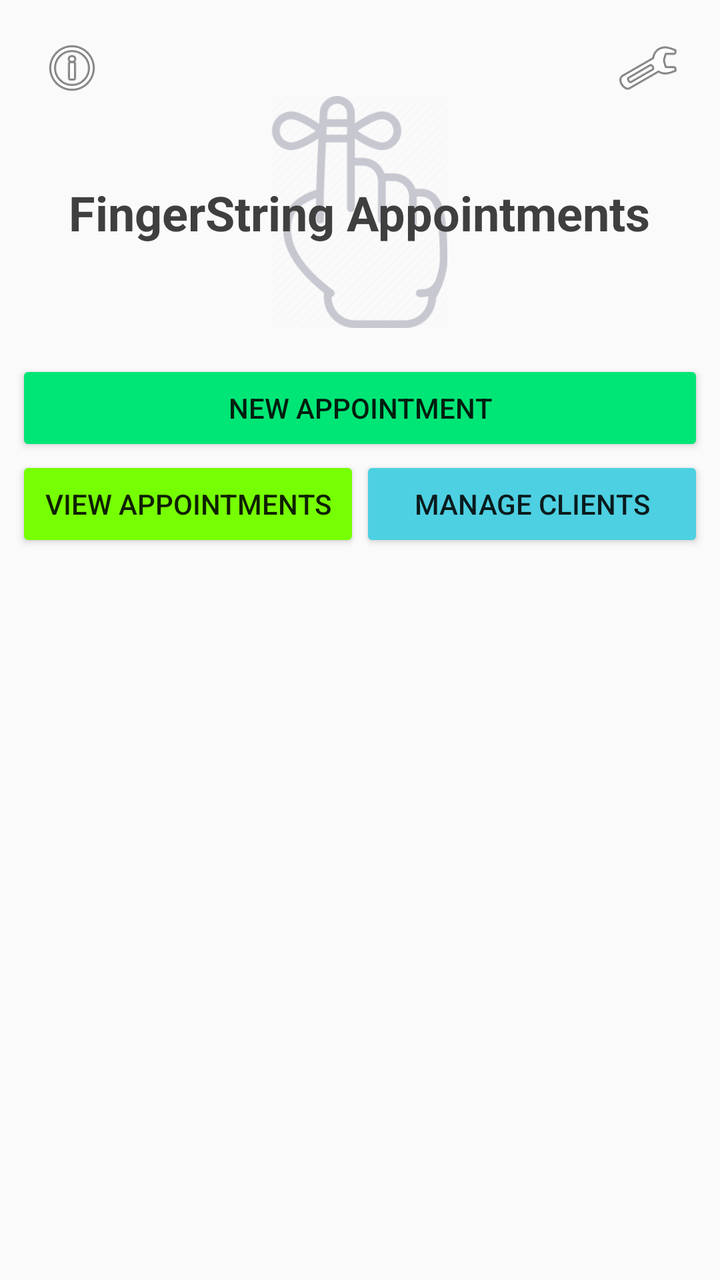
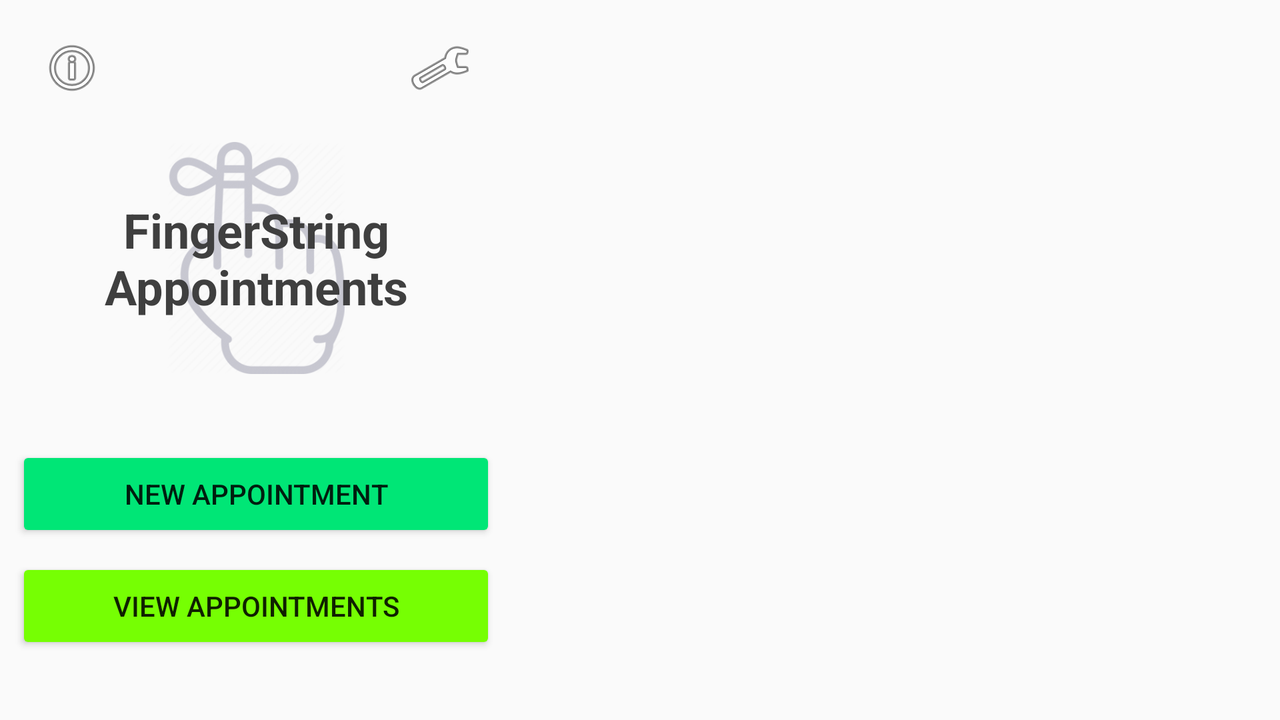

First picture: res/layout/ on a phone held upright. Second picture: the repository's own variant of that layout, on a device whose configuration matches the variant's folder. Source for both follows.
<!-- AndroidManifest.xml: activity theme AppTheme.NoActionBar -->
<!-- res/layout/activity_main.xml -->
<?xml version="1.0" encoding="utf-8"?>
<android.support.constraint.ConstraintLayout xmlns:android="http://schemas.android.com/apk/res/android"
    xmlns:app="http://schemas.android.com/apk/res-auto"
    xmlns:tools="http://schemas.android.com/tools"
    android:layout_width="match_parent"
    android:layout_height="match_parent"
    tools:context=".MainActivity">

    <ImageView
        android:id="@+id/imageView"
        android:layout_width="148dp"
        android:layout_height="116dp"
        android:layout_marginStart="8dp"
        android:layout_marginTop="48dp"
        android:layout_marginEnd="8dp"
        android:alpha="0.3"
        app:layout_constraintEnd_toEndOf="parent"
        app:layout_constraintHorizontal_bias="0.497"
        app:layout_constraintStart_toStartOf="parent"
        app:layout_constraintTop_toTopOf="parent"
        app:srcCompat="@drawable/fingerstring" />

    <TextView
        android:id="@+id/textView"
        android:layout_width="wrap_content"
        android:layout_height="wrap_content"
        android:layout_marginStart="8dp"
        android:layout_marginEnd="8dp"
        android:text="@string/heading"
        android:textColor="#3F3F3F"
        android:textSize="24sp"
        android:textStyle="bold"
        app:layout_constraintBottom_toBottomOf="@+id/imageView"
        app:layout_constraintEnd_toEndOf="parent"
        app:layout_constraintHorizontal_bias="0.495"
        app:layout_constraintStart_toStartOf="parent"
        app:layout_constraintTop_toTopOf="@+id/imageView" />

    <Button
        android:id="@+id/newAppointmentBtn"
        android:layout_width="0dp"
        android:layout_height="wrap_content"
        android:layout_marginStart="8dp"
        android:layout_marginTop="16dp"
        android:layout_marginEnd="8dp"
        android:backgroundTint="#00E676"
        android:onClick="newAppointmentClick"
        android:text="@string/add_appointment"
        app:layout_constraintEnd_toEndOf="parent"
        app:layout_constraintHorizontal_bias="0.0"
        app:layout_constraintStart_toStartOf="parent"
        app:layout_constraintTop_toBottomOf="@+id/imageView" />

    <LinearLayout
        android:id="@+id/buttonHolder"
        android:layout_width="match_parent"
        android:layout_height="wrap_content"
        android:layout_marginStart="8dp"
        android:layout_marginEnd="8dp"
        android:orientation="horizontal"
        app:layout_constraintEnd_toEndOf="parent"
        app:layout_constraintStart_toStartOf="parent"
        app:layout_constraintTop_toBottomOf="@+id/newAppointmentBtn">

        <Button
            android:id="@+id/viewAppointmentsBtn"
            android:layout_width="0dp"
            android:layout_height="wrap_content"
            android:layout_weight="0.5"
            android:backgroundTint="#76FF03"
            android:onClick="viewAppointmentsClick"
            android:text="@string/manage_appointments" />

        <Button
            android:id="@+id/manageClientsButton"
            android:layout_width="0dp"
            android:layout_height="wrap_content"
            android:layout_weight="0.5"
            android:backgroundTint="#4DD0E1"
            android:onClick="manageClientsClick"
            android:text="@string/manage_clients" />
    </LinearLayout>

    <TextView
        android:id="@+id/mainUpcomingTxt"
        android:layout_width="wrap_content"
        android:layout_height="wrap_content"
        android:layout_marginStart="16dp"
        android:layout_marginTop="24dp"
        app:layout_constraintStart_toStartOf="parent"
        app:layout_constraintTop_toBottomOf="@+id/buttonHolder" />

    <android.support.v7.widget.RecyclerView
        android:id="@+id/appointmentsRecycler"
        android:layout_width="match_parent"
        android:layout_height="0dp"
        android:layout_marginStart="8dp"
        android:layout_marginEnd="8dp"
        android:layout_marginBottom="8dp"
        android:scrollbars="vertical"
        app:layout_constraintBottom_toBottomOf="parent"
        app:layout_constraintEnd_toEndOf="parent"
        app:layout_constraintStart_toStartOf="parent"
        app:layout_constraintTop_toBottomOf="@+id/mainUpcomingTxt" />

    <ImageButton
        android:id="@+id/imageButton"
        android:layout_width="wrap_content"
        android:layout_height="wrap_content"
        android:layout_marginStart="8dp"
        android:layout_marginTop="8dp"
        android:backgroundTint="#00FFFFFF"
        android:onClick="aboutClick"
        app:layout_constraintStart_toStartOf="parent"
        app:layout_constraintTop_toTopOf="parent"
        app:srcCompat="@android:drawable/ic_menu_info_details" />

    <ImageButton
        android:id="@+id/imageButton2"
        android:layout_width="wrap_content"
        android:layout_height="wrap_content"
        android:layout_marginTop="8dp"
        android:layout_marginEnd="8dp"
        android:backgroundTint="#00FFFFFF"
        android:onClick="settingsClick"
        app:layout_constraintEnd_toEndOf="parent"
        app:layout_constraintTop_toTopOf="parent"
        app:srcCompat="@android:drawable/ic_menu_preferences" />

</android.support.constraint.ConstraintLayout>
<!-- resources referenced by this layout -->
<resources>
  <!-- drawable fingerstring: png bitmap (drawable, 50499 bytes) -->
  <string name="add_appointment">New Appointment</string>
  <string name="heading">FingerString Appointments</string>
  <string name="manage_appointments">View Appointments</string>
  <string name="manage_clients">Manage Clients</string>
  <style name="AppTheme.NoActionBar">
          <item name="windowActionBar">false</item>
          <item name="windowNoTitle">true</item>
      </style>
</resources>
<!-- res/layout-land/activity_main.xml (the author's variant of the layout above) -->
<!-- drawn on the phone turned sideways -->
<?xml version="1.0" encoding="utf-8"?>
<android.support.constraint.ConstraintLayout xmlns:android="http://schemas.android.com/apk/res/android"
    xmlns:app="http://schemas.android.com/apk/res-auto"
    xmlns:tools="http://schemas.android.com/tools"
    android:layout_width="match_parent"
    android:layout_height="match_parent"
    tools:context=".MainActivity">

    <LinearLayout
        android:layout_width="match_parent"
        android:layout_height="match_parent"
        android:orientation="horizontal">

        <android.support.constraint.ConstraintLayout
            android:layout_width="0dp"
            android:layout_height="match_parent"
            android:layout_weight="0.4">

            <ImageView
                android:id="@+id/imageView"
                android:layout_width="148dp"
                android:layout_height="116dp"
                android:layout_marginStart="8dp"
                android:layout_marginEnd="8dp"
                android:alpha="0.3"
                app:layout_constraintBottom_toBottomOf="@+id/textView"
                app:layout_constraintEnd_toEndOf="parent"
                app:layout_constraintStart_toStartOf="parent"
                app:layout_constraintTop_toTopOf="@+id/textView"
                app:srcCompat="@drawable/fingerstring" />

            <TextView
                android:id="@+id/textView"
                android:layout_width="wrap_content"
                android:layout_height="wrap_content"
                android:layout_marginStart="8dp"
                android:layout_marginTop="8dp"
                android:layout_marginBottom="8dp"
                android:gravity="center"
                android:text="@string/heading"
                android:textColor="#3F3F3F"
                android:textSize="24sp"
                android:textStyle="bold"
                app:layout_constraintBottom_toBottomOf="parent"
                app:layout_constraintEnd_toEndOf="parent"
                app:layout_constraintHorizontal_bias="1.0"
                app:layout_constraintStart_toStartOf="parent"
                app:layout_constraintTop_toTopOf="parent"
                app:layout_constraintVertical_bias="0.32" />

            <Button
                android:id="@+id/newAppointmentBtn"
                android:layout_width="0dp"
                android:layout_height="wrap_content"
                android:layout_marginStart="8dp"
                android:layout_marginTop="36dp"
                android:layout_marginEnd="8dp"
                android:backgroundTint="#00E676"
                android:onClick="newAppointmentClick"
                android:text="@string/add_appointment"
                app:layout_constraintEnd_toEndOf="parent"
                app:layout_constraintHorizontal_bias="1.0"
                app:layout_constraintStart_toStartOf="parent"
                app:layout_constraintTop_toBottomOf="@+id/imageView" />

            <Button
                android:id="@+id/viewAppointmentsBtn"
                android:layout_width="0dp"
                android:layout_height="wrap_content"
                android:layout_marginStart="8dp"
                android:layout_marginTop="8dp"
                android:layout_marginEnd="8dp"
                android:backgroundTint="#76FF03"
                android:onClick="viewAppointmentsClick"
                android:text="@string/manage_appointments"
                app:layout_constraintEnd_toEndOf="parent"
                app:layout_constraintStart_toStartOf="parent"
                app:layout_constraintTop_toBottomOf="@+id/newAppointmentBtn" />

            <ImageButton
                android:id="@+id/imageButton"
                android:layout_width="wrap_content"
                android:layout_height="wrap_content"
                android:layout_marginStart="8dp"
                android:layout_marginTop="8dp"
                android:backgroundTint="#00FFFFFF"
                android:onClick="aboutClick"
                app:layout_constraintStart_toStartOf="parent"
                app:layout_constraintTop_toTopOf="parent"
                app:srcCompat="@android:drawable/ic_menu_info_details" />

            <ImageButton
                android:id="@+id/imageButton2"
                android:layout_width="wrap_content"
                android:layout_height="wrap_content"
                android:layout_marginTop="8dp"
                android:layout_marginEnd="8dp"
                android:backgroundTint="#00FFFFFF"
                android:onClick="settingsClick"
                app:layout_constraintEnd_toEndOf="parent"
                app:layout_constraintTop_toTopOf="parent"
                app:srcCompat="@android:drawable/ic_menu_preferences" />
        </android.support.constraint.ConstraintLayout>

        <android.support.constraint.ConstraintLayout
            android:layout_width="0dp"
            android:layout_height="match_parent"
            android:layout_weight="0.6">

            <TextView
                android:id="@+id/mainUpcomingTxt"
                android:layout_width="wrap_content"
                android:layout_height="wrap_content"
                android:layout_marginStart="8dp"
                android:layout_marginTop="8dp"
                app:layout_constraintStart_toStartOf="parent"
                app:layout_constraintTop_toTopOf="parent" />

            <android.support.v7.widget.RecyclerView
                android:id="@+id/appointmentsRecycler"
                android:layout_width="match_parent"
                android:layout_height="0dp"
                android:layout_marginStart="8dp"
                android:layout_marginTop="8dp"
                android:layout_marginEnd="8dp"
                android:layout_marginBottom="8dp"
                android:scrollbars="vertical"
                app:layout_constraintBottom_toBottomOf="parent"
                app:layout_constraintEnd_toEndOf="parent"
                app:layout_constraintStart_toStartOf="parent"
                app:layout_constraintTop_toBottomOf="@+id/mainUpcomingTxt" />

        </android.support.constraint.ConstraintLayout>
    </LinearLayout>

</android.support.constraint.ConstraintLayout>
<!-- resources referenced by the variant -->
<!-- as the phone turned sideways resolves them -->
<resources>
  <!-- drawable fingerstring: png bitmap (drawable, 50499 bytes) -->
  <string name="add_appointment">New Appointment</string>
  <string name="heading">FingerString Appointments</string>
  <string name="manage_appointments">View Appointments</string>
  <style name="AppTheme.NoActionBar">
          <item name="windowActionBar">false</item>
          <item name="windowNoTitle">true</item>
      </style>
</resources>
